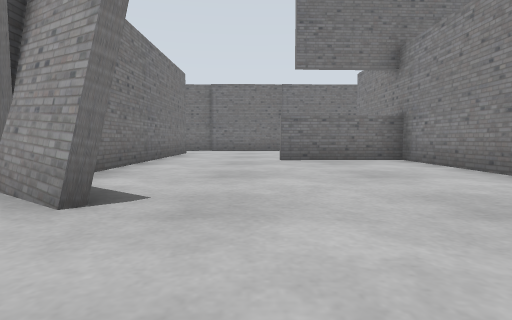
view 1 (above)

14 first-person views from a walk through a robot-simulator world made for Gazebo. The camera is 0.5 m above the floor, tilts 4° down and sees 80° across. The floor is counted in squares, 1 m on a side. Each view is taken from the middle of a square. On the plan, view 1 faces up. The plan holds only what a view shows up to about 9 squares ahead; the rest is blank. Robots are left out.

view 2
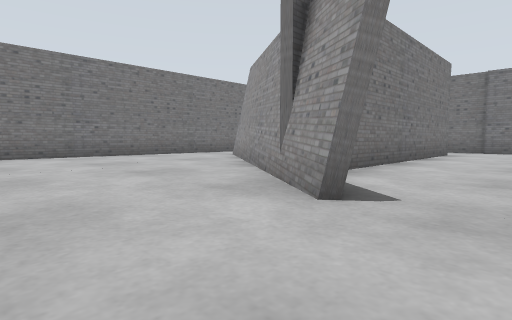

view 3
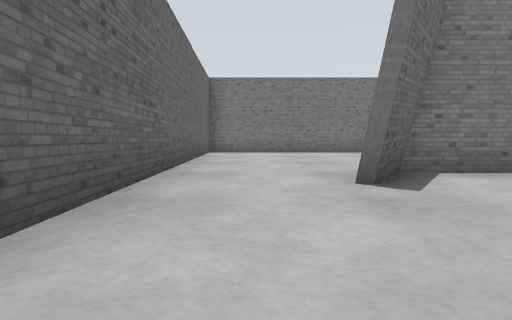

view 4
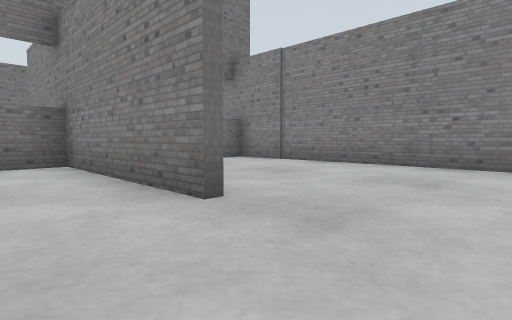

view 5
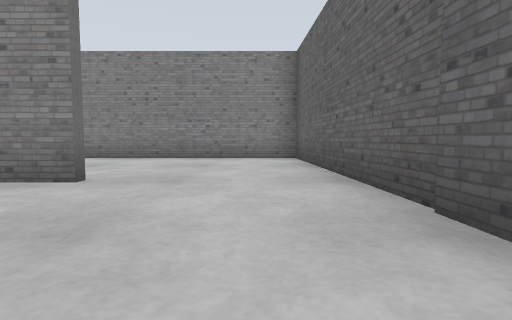

view 6
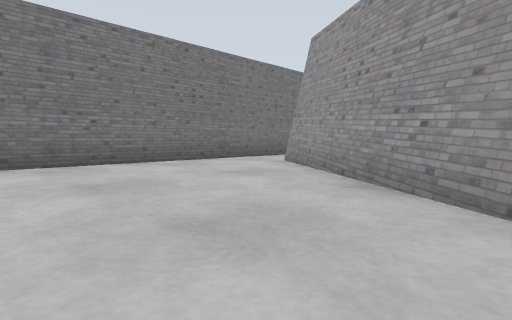

view 7
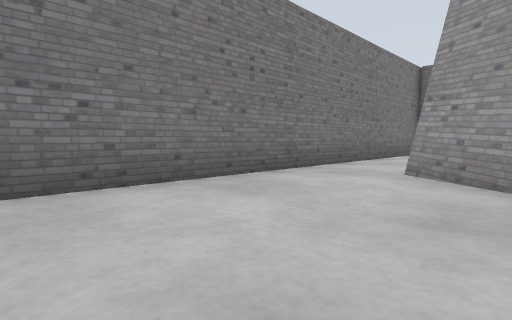

view 8
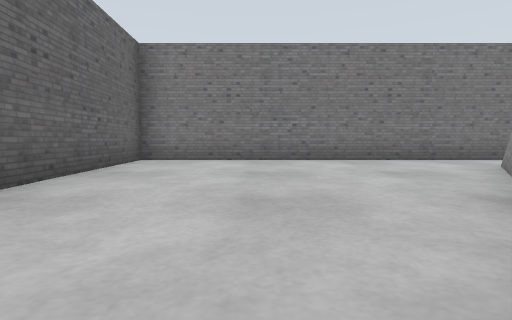

view 9
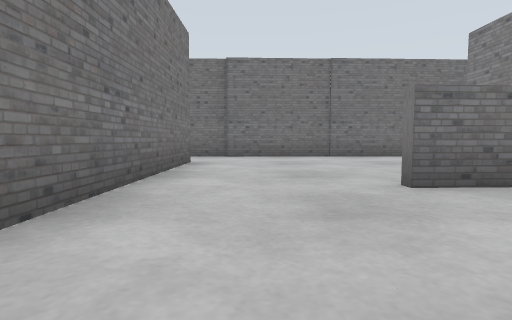

view 10
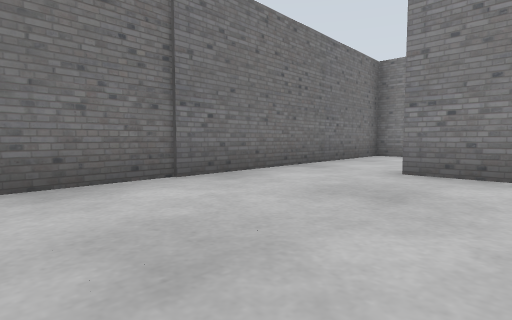

view 11
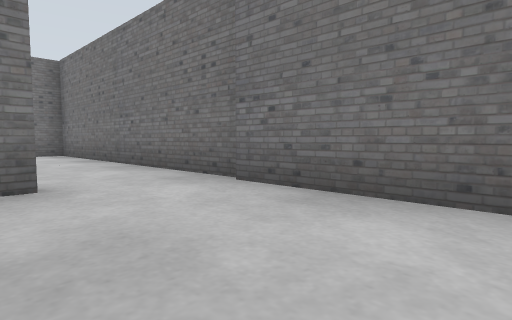

view 12
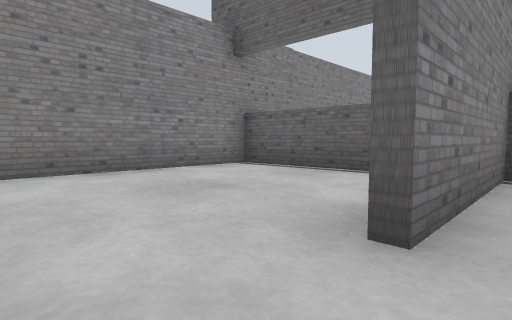

view 13
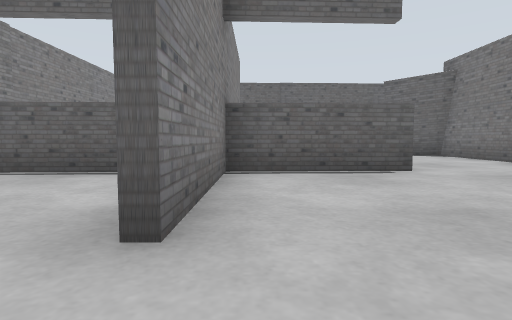

view 14
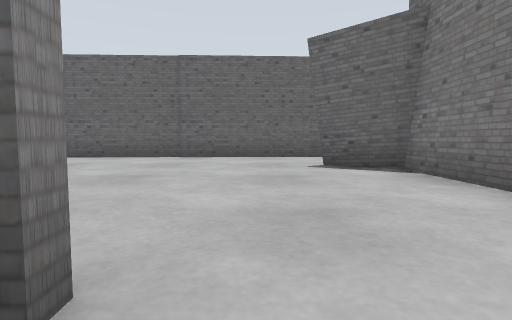

### Floor plan
Key: @ floor where view 1 was taken; # wall or solid block; . floor; = window, fence, low wall or low ledge; B grey box.
Columns run from 9 left of view 1 to 8 right of it. Each row starts with its distance up from view 1.
 13  #################
 12 #           .    #
 11 #                #
 10 #      #  .  #   #
  9 #      #.    #   #
  8 #      # .   # ==#
  7 # B    #  ==##== #
  6 # BB   #     #   #
  5 #  BBB #     #   #
  4 #    BB#.    #   #
  3 #     BBB        #
  2 #  .   .B        #
  1 #     .  . .     #
  0 #        @ #######
 -1 ###########

Positions as (right, up) in squares from view 1, and headings:
1: (0, 0), facing up
2: (0, 0), facing up-left
3: (2, 1), facing left
4: (2, 1), facing up-right
5: (0, 1), facing right
6: (-3, 1), facing up-left
7: (-6, 2), facing up-left
8: (-2, 2), facing left
9: (-1, 4), facing up
10: (-1, 9), facing up-right
11: (1, 10), facing up-left
12: (3, 12), facing down-right
13: (3, 12), facing down
14: (0, 8), facing down
